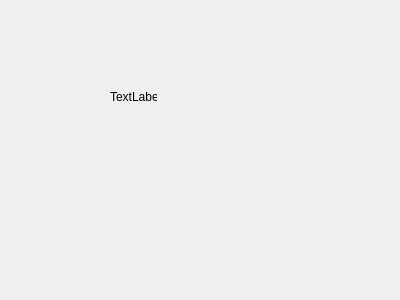
<?xml version="1.0" encoding="UTF-8"?>
<ui version="4.0">
 <class>Dialog</class>
 <widget class="QDialog" name="Dialog">
  <property name="geometry">
   <rect>
    <x>0</x>
    <y>0</y>
    <width>400</width>
    <height>300</height>
   </rect>
  </property>
  <property name="windowTitle">
   <string>Dialog</string>
  </property>
  <widget class="QLabel" name="otrong">
   <property name="geometry">
    <rect>
     <x>110</x>
     <y>90</y>
     <width>47</width>
     <height>13</height>
    </rect>
   </property>
   <property name="text">
    <string>TextLabel</string>
   </property>
  </widget>
 </widget>
 <resources/>
 <connections/>
</ui>
